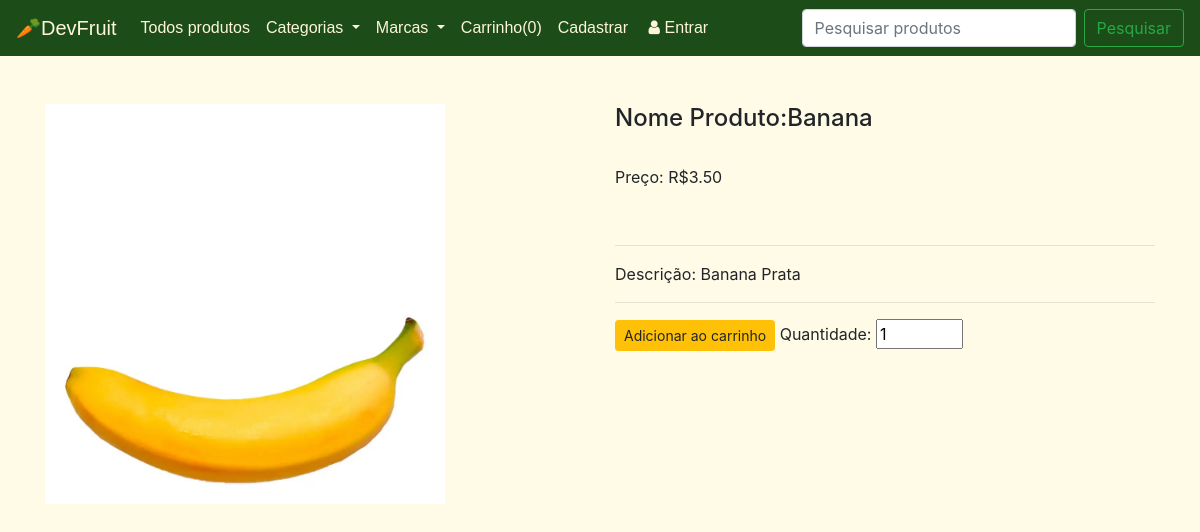
Screenshot of /produto/1 with the database file from the repository.
### loja/produtos/models.py (models this page shows, shortened)
class Produto(db.Model):
    id = db.Column(db.Integer, primary_key=True)
    name = db.Column(db.String(80), nullable=False)
    price = db.Column(db.Numeric(10,2), nullable=False)
    discount = db.Column(db.Integer, default=0)
    stock = db.Column(db.Integer, nullable=False)
    weight= db.Column(db.Float, nullable=False)
    description= db.Column(db.Text, nullable=False)
    pub_date = db.Column(db.DateTime, nullable=False, default=datetime.utcnow)
    marca_id = db.Column(db.Integer, db.ForeignKey('marca.id'),nullable=False)
    marca = db.relationship('Marca', backref=db.backref('marcas', lazy=True))
    categoria_id = db.Column(db.Integer, db.ForeignKey('categoria.id'),nullable=False)
    categoria = db.relationship('Categoria', backref=db.backref('categorias', lazy=True))
    image= db.Column(db.String(150), nullable=True, default='image.jpg')

### loja/produtos/rotas.py (the view)
@app.route('/produto/<int:id>')
def pagina_unica(id):
    produto = Produto.query.get_or_404(id)
    return render_template('produtos/pagina_unica.html',produto=produto, marcas=marcas(), categorias=categorias())

### loja/produtos/rotas.py (called while the page is built)
def marcas():
    marcas = marcas = Marca.query.join(Produto, (Marca.id == Produto.marca_id)).all()
    return marcas

def categorias():
    categorias = Categoria.query.join(Produto, (Categoria.id == Produto.categoria_id)).all()
    return categorias

### loja/templates/produtos/pagina_unica.html (shortened to what this page needs)
{% extends "layouts.html" %}
{% block content %}
{% include "navbar.html" %}
<div class="container mt-5">
    <div class="row">
        <div class="col-md-6" id="marca_image">
            <img src="{{url_for('static',filename='images/'+ produto.name+'.jpg')}}" alt="{{produto.name}}" height="400">
        </div>
            <div class="col-md-6">
                <h4> Nome Produto:{{produto.name}}</h4>
                <br>
                <p>Preço: R${{produto.price}}</p>
                <br>
                <hr>
                <p>Descrição: {{produto.description}}</p>
                <hr>
                <form action="{{url_for('AddCart')}}" method="POST">
                    <button type="submit" class="btn btn-sm btn-warning">Adicionar ao carrinho</button>
                    <label for=""> Quantidade: </label>
                    <input type="number" name="quantity" id="" value="1" min="1" max="{{produto.stock}}">
                </form>
            </div>
    </div>
</div>
{% endblock content %}

### rows the page displays
Produto: name (picture), name "Banana", price "3.50", description "Banana Prata"

### other values shown
{{ session['LojainCarrinho']|length }} "0"
